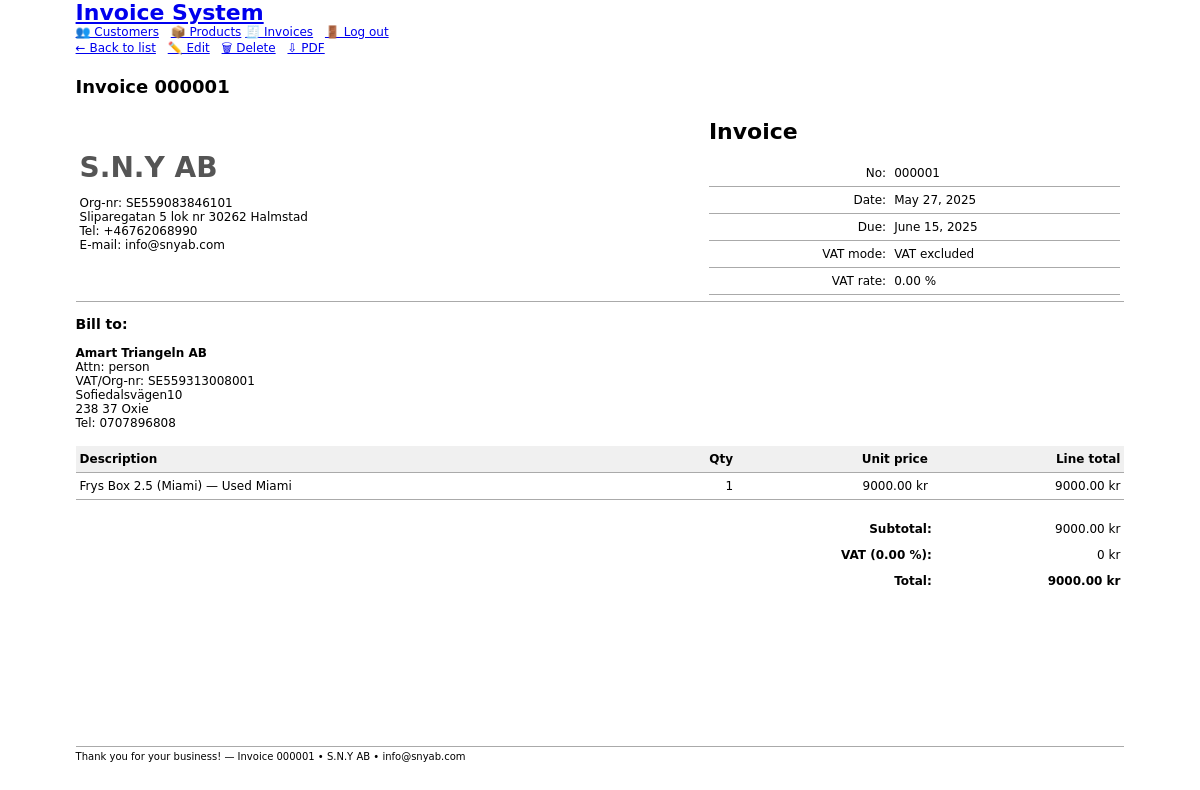
The page /invoices/4/ on the database as committed earlier.
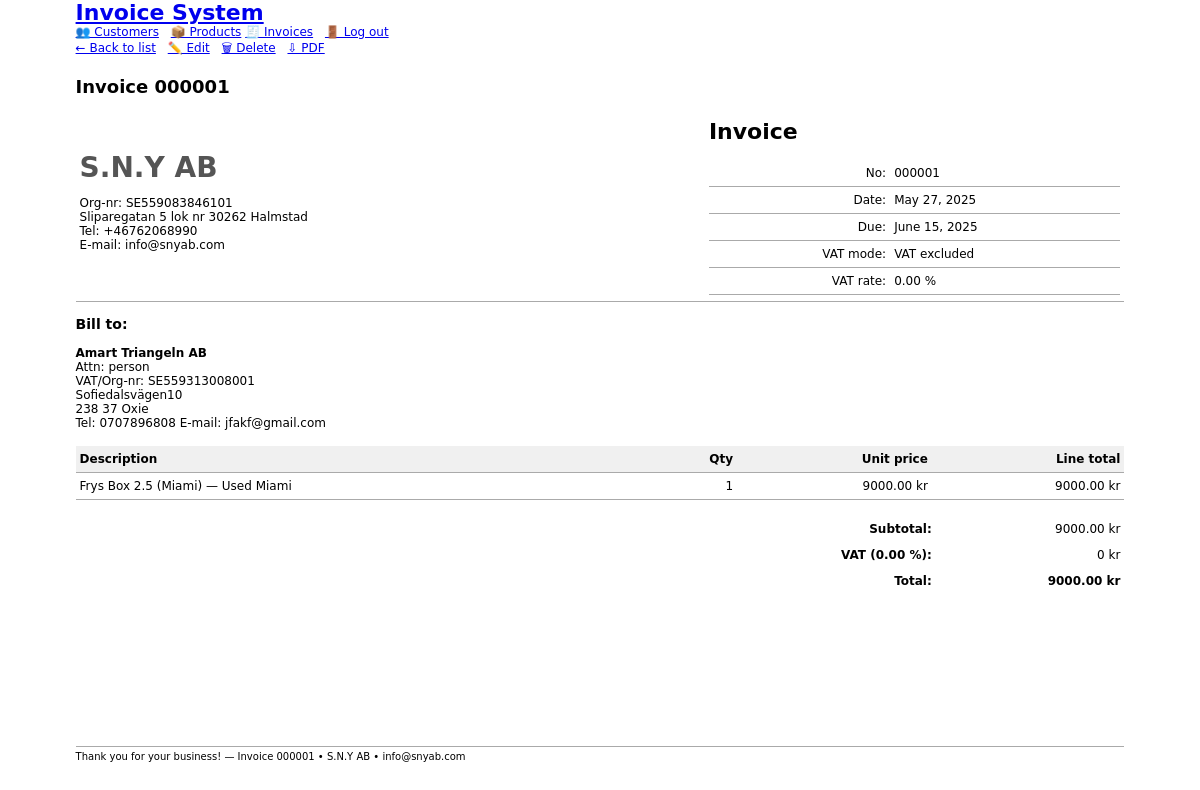
The same page on the database as committed later.
### system/models/invoice.py (models this page shows, shortened)
class Invoice(models.Model):
    VAT_INCLUDED = "inc"
    VAT_EXCLUDED = "exc"
    VAT_CHOICES  = [(VAT_INCLUDED, "VAT included"), (VAT_EXCLUDED, "VAT excluded")]
    PAYMENT_CHOICES = [(10, "10 days"),(15, "15 days"),(30, "30 days"),(60, "60 days"),]
    number      = models.CharField(max_length=30, unique=True)
    issue_date  = models.DateField(default=timezone.now)
    due_date    = models.DateField()
    payment_term   = models.PositiveSmallIntegerField(choices=PAYMENT_CHOICES,default=30)
    customer    = models.ForeignKey(Customer, on_delete=models.SET_NULL,null=True, blank=True,related_name="invoices")
    vat_mode    = models.CharField(max_length=3, choices=VAT_CHOICES, default=VAT_INCLUDED)
    vat_rate    = models.DecimalField(max_digits=5, decimal_places=2, default=25)
    notes       = models.TextField(blank=True)
    paid = models.BooleanField(
        default=False,
        help_text="Tick when full payment has been received."
    )
    reminder_of = models.ForeignKey(
        "self", null=True, blank=True,
        related_name="reminders",
        on_delete=models.SET_NULL
    )
    @property
    def total_ex_vat(self):
        return sum(l.total_ex_vat for l in self.lines.all())
    @property
    def vat_total(self):
        if self.vat_rate == 0:
            return 0
        return self.total_ex_vat * (self.vat_rate / 100)
    @property
    def total_inc_vat(self):
        return self.total_ex_vat + self.vat_total

class InvoiceLine(models.Model):
    invoice       = models.ForeignKey(Invoice, related_name="lines", on_delete=models.CASCADE)
    product       = models.ForeignKey(Product, on_delete=models.SET_NULL,null=True, blank=True,related_name="invoices")
    description   = models.CharField(max_length=255, blank=True)
    quantity      = models.PositiveIntegerField(default=1)
    unit_price    = models.DecimalField(max_digits=10, decimal_places=2)
    product_name  = models.CharField(max_length=255)
    product_model = models.CharField(max_length=255, blank=True)
    @property
    def total_ex_vat(self):
        return self.quantity * self.unit_price

### system/models/company_profile.py (models this page shows, shortened)
class CompanyProfile(models.Model):
    name       = models.CharField(max_length=255)
    org_number = models.CharField(max_length=50)
    phone      = models.CharField(max_length=30, blank=True)
    email      = models.EmailField(blank=True)
    address    = models.TextField()
    class Meta:
        verbose_name = "Company profile"
        verbose_name_plural = "Company profile"

### system/models/customer.py (models this page shows, shortened)
class Customer(models.Model):
    name            = models.CharField("Company name", max_length=255)
    contact_person  = models.CharField(max_length=255, blank=True)
    phone           = models.CharField(max_length=30, blank=True)
    address         = models.TextField(blank=True)
    vat_number      = models.CharField("VAT / Org-nr", max_length=50, blank=True)
    created_at      = models.DateTimeField(default=timezone.now, editable=False)
    email           = models.EmailField(blank=True,null=True)
    class Meta:
        ordering = ["-created_at"]

### system/views/invoice.py (the view)
# urls.py: path("invoices/<int:pk>/",        InvoiceDetailView.as_view(), name="invoice-detail"),
class InvoiceDetailView(DetailView):
    model         = Invoice
    template_name = "invoices/detail.html"
    def get_context_data(self, **kwargs):
        ctx = super().get_context_data(**kwargs)
        ctx["company"] = CompanyProfile.objects.first()     # ← ★ add
        return ctx

### system/templates/invoices/detail.html (shortened to what this page needs)
{% extends "base.html" %}
{% block content %}
  <div style="margin-bottom:1rem;">
      <a href="{% url 'invoice-list' %}" class="button">← Back to list</a>
      <a href="{% url 'invoice-edit' object.pk %}" class="button" style="margin-left:.5rem;">✏️ Edit</a>
      <a href="{% url 'invoice-delete' object.pk %}" class="button" style="margin-left:.5rem;">🗑 Delete</a>
      <a href="{% url 'invoice-pdf' object.pk %}" class="button" style="margin-left:.5rem;">⇩ PDF</a>
  </div>
  <h2>Invoice {{ object.number }}</h2>
  {% include "invoices/pdf.html" with embedded=True %}
{% endblock %}

### system/templates/base.html (shortened to what this page needs)
<!DOCTYPE html>
<html lang="en">
<head>
    <link rel="stylesheet" href="https://cdn.simplecss.org/simple.css">
</head>
<body>
<header>
  <h1><a href="/">Invoice System</a></h1>
    <nav>
    <a href="{% url 'customer-dashboard' %}" class="button">👥 Customers</a>
    <a href="{% url 'product-dashboard' %}" class="button" style="margin-left:.5rem;">📦 Products</a>
    <a href="{% url 'invoice-dashboard' %}" class="button">🧾 Invoices</a>
    <a href="{% url 'logout' %}"         class="button" style="margin-left:.5rem;">🚪 Log out</a>
</nav>
</header>
<main>
  {% block content %}{% endblock %}
</main>
</body>
</html>

### system/templates/invoices/pdf.html (shortened to what this page needs)
<!DOCTYPE html>
<html lang="en">
<head>
</head>
<body>
  <table>
    <tr>
      <td style="width: 60%;">
        <div class="logo">{{ company.name }}</div>
        <p>
          Org-nr: {{ company.org_number }}<br>
          {{ company.address|linebreaksbr }}<br>
          Tel: {{ company.phone }}<br>
          E-mail: {{ company.email }}
        </p>
      </td>
      <td>
        <h1>Invoice</h1>
        <table>
          <tr><td class="right">No:</td><td>{{ invoice.number }}</td></tr>
          <tr><td class="right">Date:</td><td>{{ invoice.issue_date }}</td></tr>
          <tr><td class="right">Due:</td><td>{{ invoice.due_date }}</td></tr>
          <tr><td class="right">VAT mode:</td><td>{{ invoice.get_vat_mode_display }}</td></tr>
          <tr><td class="right">VAT rate:</td><td>{{ invoice.vat_rate }} %</td></tr>
        </table>
      </td>
    </tr>
  </table>
  <h3>Bill to:</h3>
  <p>
    <strong>{{ invoice.customer.name }}</strong><br>
    {% if invoice.customer.contact_person %}Attn: {{ invoice.customer.contact_person }}<br>{% endif %}
    {% if invoice.customer.vat_number %}VAT/Org-nr: {{ invoice.customer.vat_number }}<br>{% endif %}
    {{ invoice.customer.address|linebreaksbr }}<br>
    {% if invoice.customer.phone %}Tel: {{ invoice.customer.phone }}{% endif %}
    {% if invoice.customer.email %}{% if invoice.customer.phone %}{% endif %}E-mail: {{ invoice.customer.email }}{% endif %}
  </p>
  <table>
    <thead>
      <tr>
        <th>Description</th>
        <th class="right">Qty</th>
        <th class="right">Unit&nbsp;price</th>
        <th class="right">Line&nbsp;total</th>
      </tr>
    </thead>
    <tbody>
      {% for line in invoice.lines.all %}
        <tr>
          <td>
            {{ line.product_name }}
            {% if line.product_model %}({{ line.product_model }}){% endif %}
            {% if line.description %}— {{ line.description }}{% endif %}
          </td>
          <td class="right">{{ line.quantity }}</td>
          <td class="right">{{ line.unit_price }} kr</td>
          <td class="right">{{ line.total_ex_vat }} kr</td>
        </tr>
      {% endfor %}
    </tbody>
  </table>
  <table class="totals">
    <tr><td class="right"><strong>Subtotal:</strong></td><td class="right">{{ invoice.total_ex_vat }} kr</td></tr>
    <tr><td class="right"><strong>VAT ({{ invoice.vat_rate }} %):</strong></td><td class="right">{{ invoice.vat_total }} kr</td></tr>
    <tr><td class="right"><strong>Total:</strong></td><td class="right"><strong>{{ invoice.total_inc_vat }} kr</strong></td></tr>
  </table>
  <footer>
    Thank you for your business! — Invoice {{ invoice.number }} • {{ company.name }} • {{ company.email }}
  </footer>
</body>
</html>

### system/templates/invoices/pdf.html (style rules this page uses)
body { font-family: "DejaVu Sans", sans-serif; font-size: 12px; margin: 0 2cm; }
h1 { margin: 0; font-size: 22px; }
table { width: 100%; border-collapse: collapse; margin-top: 1rem; }
th, td { padding: 6px 4px; border-bottom: 1px solid #aaa; }
th { background: #f0f0f0; text-align: left; }
.totals { margin-top: 1rem; width: 40%; float: right; }
.totals td { border: none; }
.right { text-align: right; }
.logo { font-size: 28px; font-weight: 700; color: #555; }
footer { position: fixed; bottom: 1cm; left: 2cm; right: 2cm; font-size: 10px; border-top: 1px solid #aaa; padding-top: 4px; }

Rows that differ between the two databases and show on the page:
changed through a linked row, Invoice "VAT excluded": customer.email (not shown) → "jfakf@gmail.com"
Other text that changed with them:
text now shown: "E-mail:"
